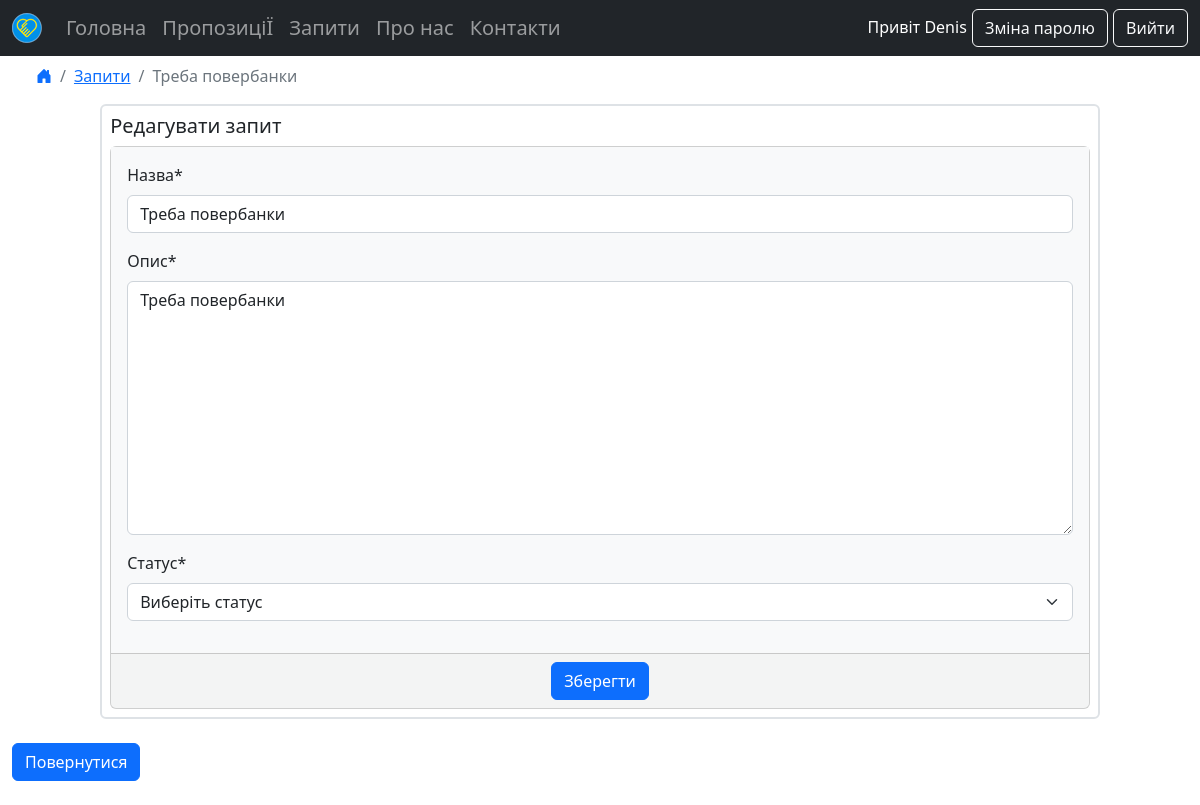
/requests/requests/3/edit/ (signed in), run on an earlier commit of the app's database.
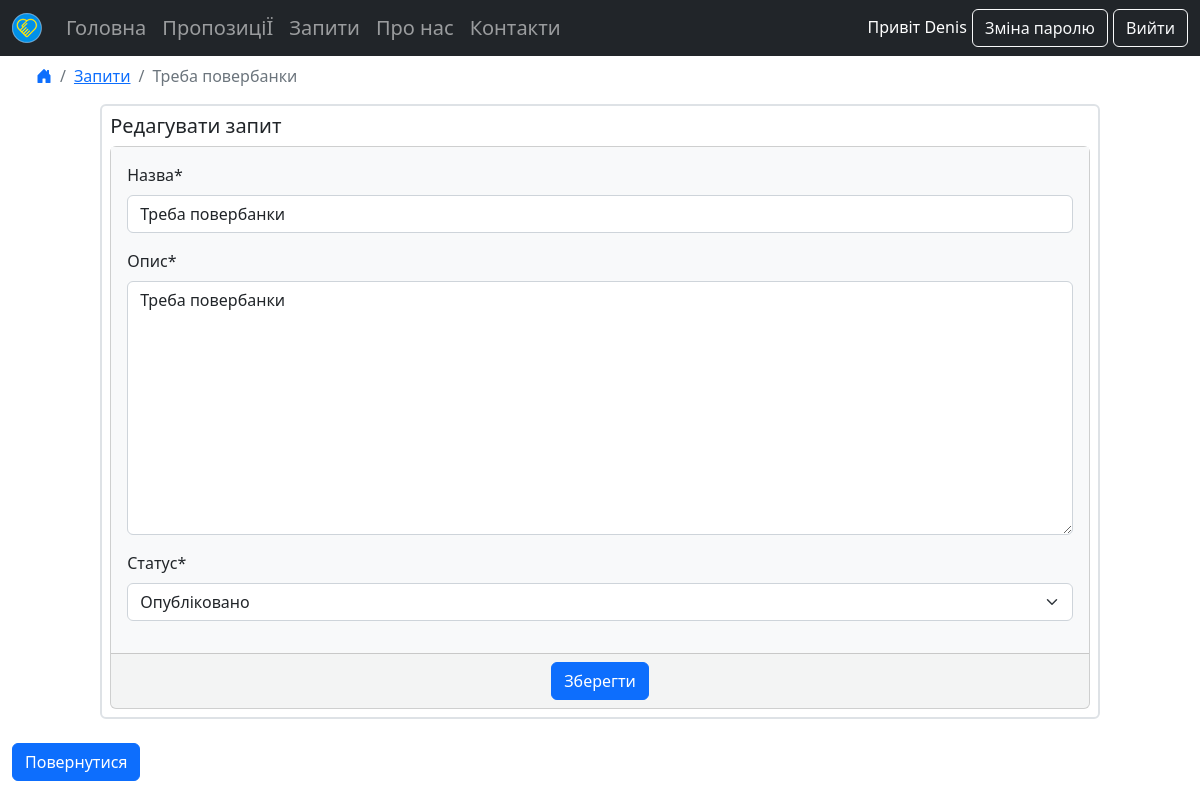
And on a later commit of the database.
### requests/models.py (models this page shows, shortened)
class Requests(models.Model):
    title = models.CharField(max_length=255)
    body = models.TextField('Опис', max_length=1024)
    location = models.TextField(blank=True)
    date = models.DateTimeField(auto_now_add=True)
    author = models.ForeignKey(
        'accounts.CustomUser',
        on_delete=models.CASCADE,
    )
    offer = models.ManyToManyField('offers.Offers')
    status = models.ForeignKey('statuses.Status', on_delete=models.PROTECT, default=2)

### statuses/models.py (models this page shows)
class Status(models.Model):
    title = models.CharField(max_length=50)
    def __str__(self):
        return self.title

### requests/views.py (the view)
# urls.py: path("requests/<int:pk>/edit/", RequestsUpdateView.as_view(), name="requests_edit"),
class RequestsUpdateView(LoginRequiredMixin, UserPassesTestMixin, UpdateView):
    model = Requests
    form_class = UpdateRequestsForm
    template_name = "requests_edit.html"
    def test_func(self):
        obj = self.get_object()
        return obj.author == self.request.user

### requests/forms.py
class UpdateRequestsForm(forms.ModelForm):
    title = forms.CharField(label='Назва', min_length=10)
    body = forms.Textarea()
    status = forms.ModelChoiceField(queryset=Status.objects.all(), label='Статус', empty_label='Виберіть статус')
    class Meta:
        model = Requests
        fields = ['title', 'body', 'status']

### templates/requests_edit.html (shortened to what this page needs)
{% extends "base.html" %}
{% load crispy_forms_tags %}
{% block content %}
<ul class="breadcrumb ms-4">
    <li class="breadcrumb-item"><a href="{% url 'home' %}"><i class="bi bi-house-door-fill"></i></a></li>
    <li class="breadcrumb-item"><a href="{% url 'requests_list' %}">Запити</a></li>
    <li class="breadcrumb-item active">{{ requests.title }}</li>
</ul>
<div class="container-fluid mb-4 p-2 border border-2 rounded mx-auto" style="max-width: 85%">
<h5>Редагувати запит</h5>
    <form action="" method="post">
        <div class="card card-edit bg-light bg-opacity-50 mx-auto">
            <div class="card-body bg-light">
                {{ form|crispy }}
            </div>
            <div class="card-footer text-center text-muted">
                <input class= "btn btn-primary" type="submit" value="Зберегти">
            </div>
        </div>
    </form>
</div>
<div class="mb-4">
    <a class = "btn btn-primary" href="{% url 'requests_detail' requests.pk %}">Повернутися</a>
</div>
{% endblock content %}

What changed in the data, as far as the page shows it:
changed Requests "Треба повербанки": status "Виберіть статус" → "Опубліковано"
